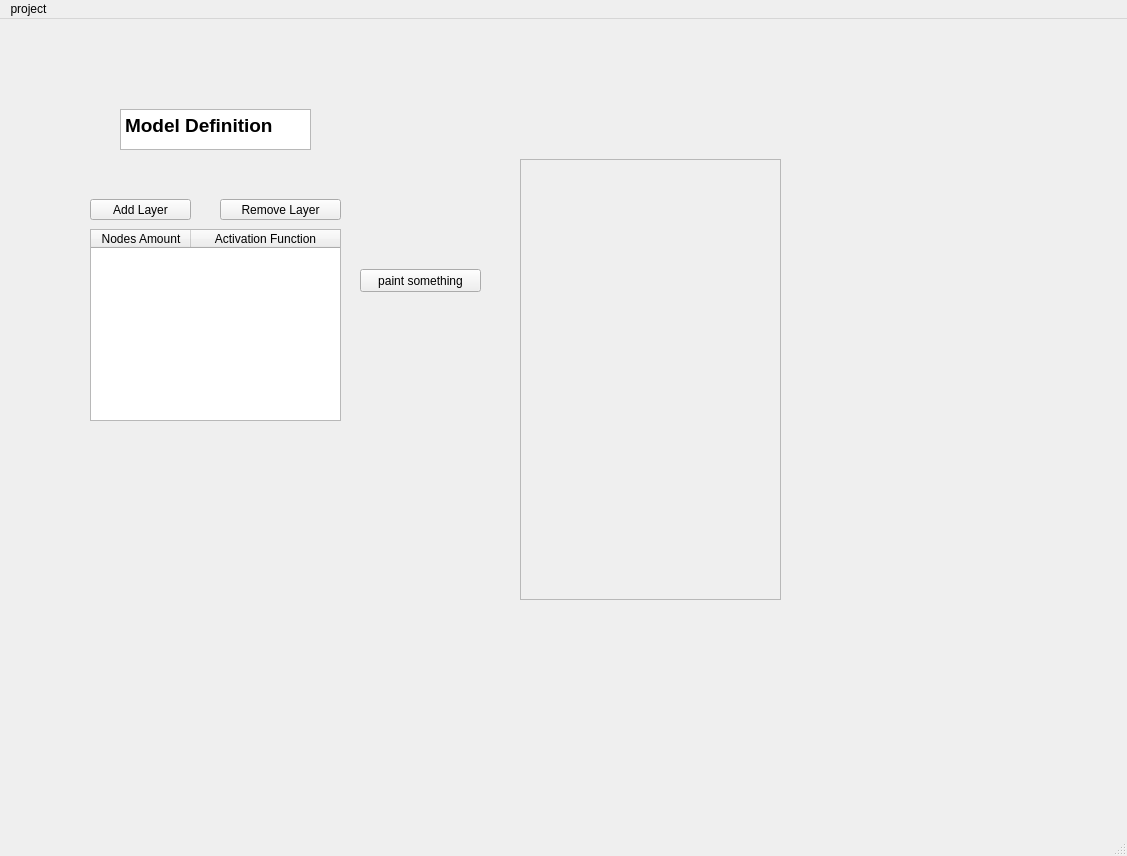
<?xml version="1.0" encoding="UTF-8"?>
<ui version="4.0">
 <class>MainWindow</class>
 <widget class="QMainWindow" name="MainWindow">
  <property name="geometry">
   <rect>
    <x>0</x>
    <y>0</y>
    <width>1127</width>
    <height>856</height>
   </rect>
  </property>
  <property name="windowTitle">
   <string>MainWindow</string>
  </property>
  <widget class="QWidget" name="centralwidget">
   <widget class="QPlainTextEdit" name="plainTextEdit">
    <property name="geometry">
     <rect>
      <x>120</x>
      <y>90</y>
      <width>191</width>
      <height>41</height>
     </rect>
    </property>
    <property name="font">
     <font>
      <pointsize>14</pointsize>
      <weight>75</weight>
      <bold>true</bold>
     </font>
    </property>
    <property name="plainText">
     <string>Model Definition</string>
    </property>
   </widget>
   <widget class="QTableWidget" name="tableWidget">
    <property name="geometry">
     <rect>
      <x>90</x>
      <y>210</y>
      <width>251</width>
      <height>192</height>
     </rect>
    </property>
    <attribute name="horizontalHeaderStretchLastSection">
     <bool>true</bool>
    </attribute>
    <attribute name="verticalHeaderStretchLastSection">
     <bool>false</bool>
    </attribute>
    <column>
     <property name="text">
      <string>Nodes Amount</string>
     </property>
    </column>
    <column>
     <property name="text">
      <string>Activation Function</string>
     </property>
    </column>
   </widget>
   <widget class="QPushButton" name="add_layer_button">
    <property name="geometry">
     <rect>
      <x>90</x>
      <y>180</y>
      <width>101</width>
      <height>21</height>
     </rect>
    </property>
    <property name="text">
     <string>Add Layer</string>
    </property>
   </widget>
   <widget class="QPushButton" name="remove_layer_button">
    <property name="geometry">
     <rect>
      <x>220</x>
      <y>180</y>
      <width>121</width>
      <height>21</height>
     </rect>
    </property>
    <property name="text">
     <string>Remove Layer</string>
    </property>
   </widget>
   <widget class="QPushButton" name="paint_button">
    <property name="geometry">
     <rect>
      <x>360</x>
      <y>250</y>
      <width>121</width>
      <height>23</height>
     </rect>
    </property>
    <property name="text">
     <string>paint something</string>
    </property>
   </widget>
   <widget class="QFrame" name="frame">
    <property name="geometry">
     <rect>
      <x>520</x>
      <y>140</y>
      <width>261</width>
      <height>441</height>
     </rect>
    </property>
    <property name="frameShape">
     <enum>QFrame::StyledPanel</enum>
    </property>
    <property name="frameShadow">
     <enum>QFrame::Raised</enum>
    </property>
   </widget>
  </widget>
  <widget class="QMenuBar" name="menubar">
   <property name="geometry">
    <rect>
     <x>0</x>
     <y>0</y>
     <width>1127</width>
     <height>21</height>
    </rect>
   </property>
   <widget class="QMenu" name="menuproject">
    <property name="title">
     <string>project</string>
    </property>
    <addaction name="actionload_project"/>
    <addaction name="actionsave_project"/>
   </widget>
   <addaction name="menuproject"/>
  </widget>
  <widget class="QStatusBar" name="statusbar"/>
  <action name="actionload_project">
   <property name="text">
    <string>load project</string>
   </property>
  </action>
  <action name="actionsave_project">
   <property name="text">
    <string>save project</string>
   </property>
  </action>
 </widget>
 <resources/>
 <connections/>
</ui>
